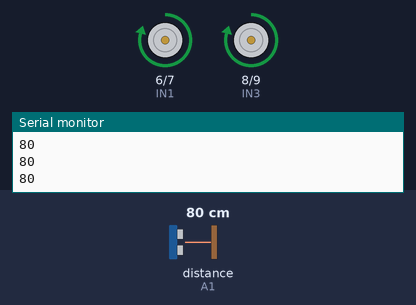
Bench run of a sketch on a simulated Arduino Uno, built with avr-gcc and run on an emulated ATmega328P. On the bench: motor-driver pin pairs drawn as motors (green arrow = first pin HIGH = forward, orange = second pin HIGH = backward, longer = more drive, scaled by the enable pin), the last lines printed to the serial monitor. The inputs (shaded band) are chosen by the test bench; at power-on: distance to the obstacle (sensor on A1) 80 cm.

Above: at 1.2 s.
1.3 s: distance to the obstacle (sensor on A1) set to 11 cm
2.8 s: distance to the obstacle (sensor on A1) set to 8 cm
At 4.3 s:
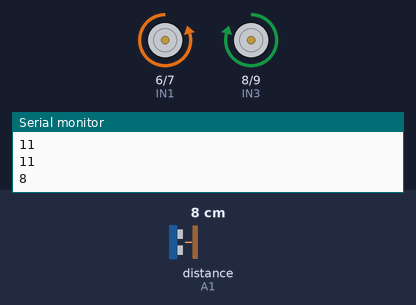
5.8 s: distance to the obstacle (sensor on A1) set to 18 cm
At 6.8 s:
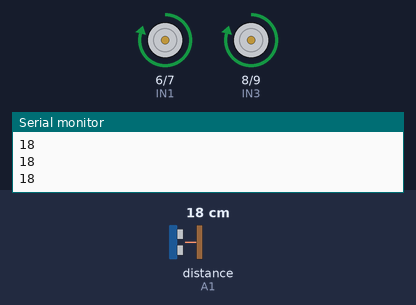
7.3 s: distance to the obstacle (sensor on A1) set to 2 cm
At 7.7 s:
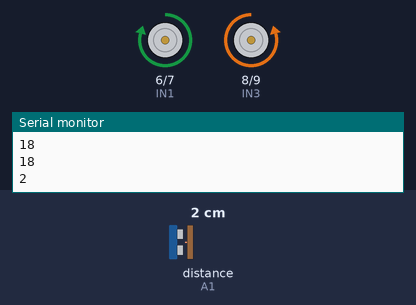
Timing chart, 0 to 11.3 s (numbered marks = the images above; inputs shaded):
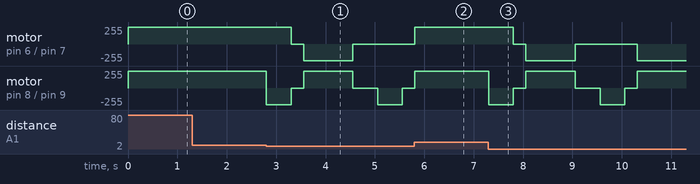

Measured:
- the behaviour switches between 10 and 9 cm on distance to the obstacle (sensor on A1) (found by bisection; images 0 and 1)
- after the input at 2.8 s, motor on pin 6 (IN1) / pin 7 (IN2): forward 250/255 → stopped after 0.50 s, → backward 250/255 0.25 s later, → stopped 1.0 s later; motor on pin 8 (IN3) / pin 9 (IN4): forward 250/255 → backward 250/255 at once, → stopped 0.50 s later, → forward 250/255 0.25 s later, → stopped 1.0 s later, … (6 changes in this stretch)
- after the input at 5.8 s, motor on pin 8 (IN3) / pin 9 (IN4): goes on until 5.8 s, then stays forward 250/255

The sketch:

Obstacle_Avoider.ino
```cpp
/////////////////////ROBOTICS CLUB////////////////////
//////////////////////////////////////////////////////
//////THIS CODE FOR OBSTACLE AVOIDANCE ROBOT//////////
//////////////////////////////////////////////////////

#include <Ultrasonic.h>
Ultrasonic ultrasonic(A0, A1);
int distance;

//int ENA = 5;
int IN1 = 6;
int IN2 = 7;
int IN3 = 8;
int IN4 = 9;
int ENB = 10;
int ENA = 11;

int Speed = 250;

void forward()
{
  analogWrite(ENA,Speed);
  analogWrite(ENB,Speed);
  digitalWrite(IN1,HIGH);
  digitalWrite(IN2,LOW);
  digitalWrite(IN3,HIGH);
  digitalWrite(IN4,LOW);
}
void backward()
{
  analogWrite(ENA,Speed);
  analogWrite(ENB,Speed);
  digitalWrite(IN1,LOW);
  digitalWrite(IN2,HIGH);
  digitalWrite(IN3,LOW);
  digitalWrite(IN4,HIGH);
}
void right()
{
//  analogWrite(ENA,Speed);
  analogWrite(ENB,Speed);
  digitalWrite(IN1,1);
  digitalWrite(IN2,0);
  digitalWrite(IN3,0);
  digitalWrite(IN4,1);
}
void left()
{
  analogWrite(ENA,Speed);
  analogWrite(ENB,Speed);
  digitalWrite(IN1,LOW);
  digitalWrite(IN2,HIGH);
  digitalWrite(IN3,HIGH);
  digitalWrite(IN4,LOW);
}
void Stop()
{
  analogWrite(ENA,0);
  analogWrite(ENB,0);
  digitalWrite(IN1,LOW);
  digitalWrite(IN2,LOW);
  digitalWrite(IN3,LOW);
  digitalWrite(IN4,LOW);
}
void setup() {
  Serial.begin(9600);

  pinMode(ENA,OUTPUT);
  pinMode(IN1,OUTPUT);
  pinMode(IN2,OUTPUT);
  pinMode(IN3,OUTPUT);
  pinMode(IN4,OUTPUT);
  pinMode(ENB,OUTPUT);
}

void loop() {
  distance = ultrasonic.read();
  Serial.println(distance);
  //delay(500);
  if(distance < 10)
  {
    right();
    delay(500);
    Stop();
    delay(250);
    distance = ultrasonic.read();
    if(distance < 10)
    {
      left();
      delay(1000);
      Stop();
      delay(250);
      distance = ultrasonic.read();
      if(distance < 10)
      {
        Stop();
        delay(250);
      }
      else
      {
        forward();
      }
    }
    else
    {
      forward();
    }
  }
  else
  {
    forward();
  }

}
```
